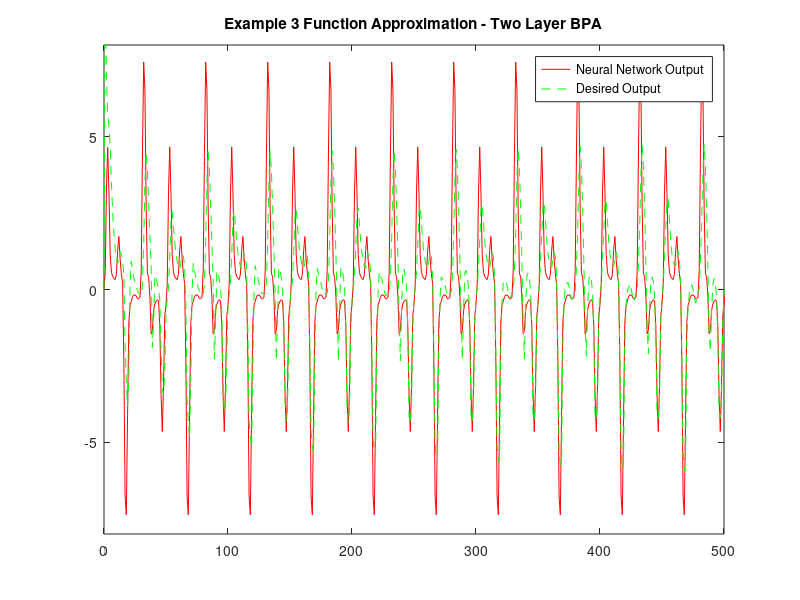

This chart was generated by the following MATLAB code:
clc;close all;clear all;
a = 1; b = 1;

m0 = 1;
m1 = 10;
m2 = 10;
m3 = 1;

w1 = rand(m1,m0+1);
w2 = rand(m2,m1+1);
w3 = rand(m3,m2+1);

w4 = rand(m1,m0+1);
w5 = rand(m2,m1+1);
w6 = rand(m3,m2+1);

eta = 0.015;
n = 0:1:10000;
yp = [0] ;
yphat = 0;

for k=1:length(n)
        
        u = sin(2*pi*k/25)+sin(2*pi*k/10);
        
        u1 = u^3;
        
        
        p = [1;yp(end)];
        
        

        %FORWARD PASS
        
        v1 = w1*p;
        phi_v1 = a*tanh(b*v1); 
        y1_k = [1 ; phi_v1];
        v2 = w2*y1_k; 
        phi_v2 = a*tanh(b*v2);
        y2_k = [1 ; phi_v2];
        v3 = w3*y2_k; 
        y3 = v3 ;
        
        %BACKWARD PASS
         
        
          
        p2 = [1;u];
        
        %FORWARD PASS
        
        v4= w4*p2;
        phi_v4 = a*tanh(b*v4); 
        y4_k = [1 ; phi_v4];
        v5 = w5*y4_k; 
        phi_v5 = a*tanh(b*v5);
        y5_k = [1 ; phi_v5];
        v6 = w6*y5_k; 
        y6= v6;
        
        %error calculation
        
        yp1 =(yp(end)/(1 + (yp(end))^2))+ u1;
        yp = [yp yp1];
        
        yphat1 = y3 + y6;
        yphat = [yphat yphat1];
        
        E = yp1 - yphat1;

        phi_v3_diff = 1;
        phi_v2_diff = (b/a)*(a^2 - phi_v2.^2); 
        phi_v1_diff = (b/a)*(a^2 - phi_v1.^2); 
        delta3 = E.*phi_v3_diff; 
        delta_w3 = eta.*delta3*(y2_k)'; 
        delta2 = (w3(2:length(w3))'.*delta3).*(phi_v2_diff); 
        delta_w2 = eta.*delta2*(y1_k)';
        delta1 = (w2(:,2:length(w2))'*delta2).*(phi_v1_diff);
        delta_w1 = eta.*delta1*(p)';
        
        %WEIGHT UPDATION
        
        w1 = w1 + delta_w1;
        w2 = w2 + delta_w2;
        w3 = w3 + delta_w3;
        phi_v6_diff = 1;
        phi_v5_diff = (a/b)*(a^2 - phi_v5.^2); %10 x 1
        phi_v4_diff = (a/b)*(a^2 - phi_v4.^2); % 20 x 1
   
        %BACKWARD PASS
    
        delta6 = E.*phi_v6_diff; % 1 x 1   
        delta_w6 = eta.*delta6*(y5_k)'; % 1 x 11
        delta5 = (w6(2:length(w6))'.*delta6).*(phi_v5_diff); 
        delta_w5 = eta.*delta5*(y4_k)';
        delta4 = (w5(:,2:length(w5))'*delta5).*(phi_v4_diff);
        delta_w4 = eta.*delta4*(p2)';
        
        % WEIGHT UPDATION
        w4 = w4 + delta_w4;
        w5 = w5 + delta_w5;
        w6 = w6 + delta_w6;
        

        

        
end


% ----------------------------------------------------------------------- %
%                           Plotting Graphs                               %
% ----------------------------------------------------------------------- %

K = 0:length(n);
figure;
plot(K,yp,'-r',K,yphat,'--g');
legend('Neural Network Output', 'Desired Output');
title('Example 3 Function Approximation - Two Layer BPA');
axis([0 500 -8 8])
g=var(yp(2:end)-yphat(2:end));
h=var(yp(2:end));
perf=(1-(g/h))*100;
disp(perf)
mse = sum((yp(2:end)-yphat(2:end)).^2)/(length(yp(2:end)));
disp(mse);